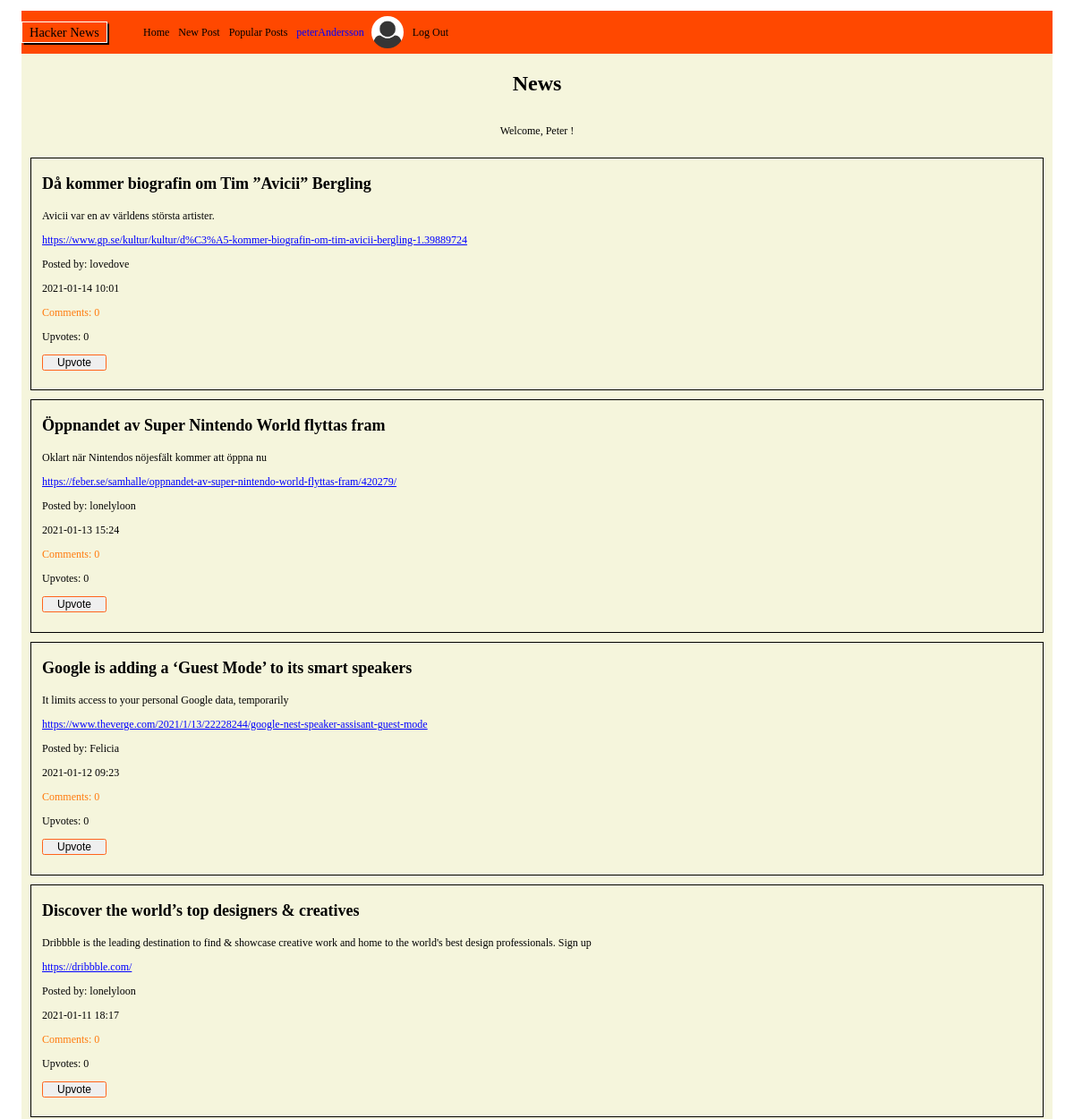
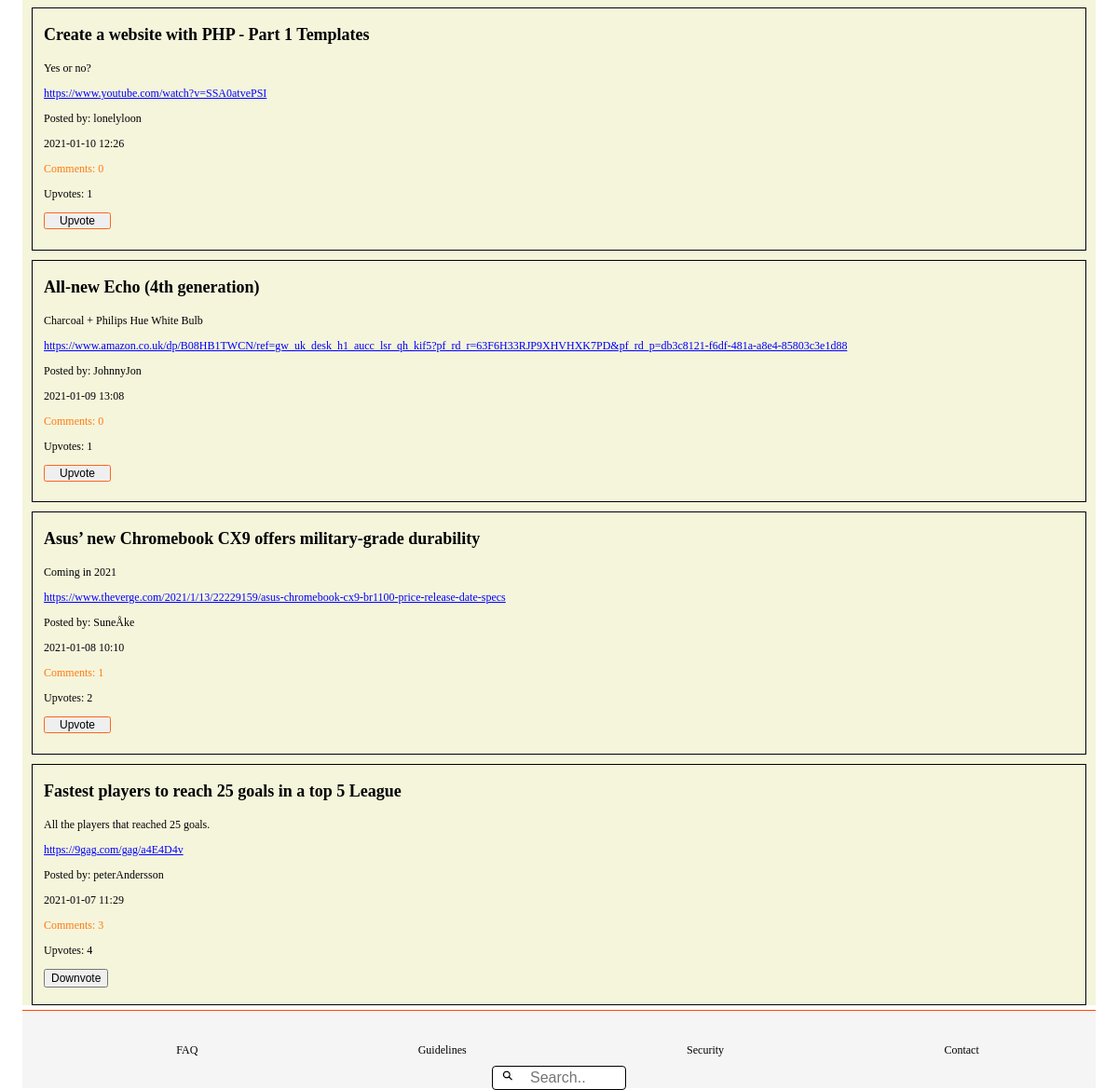
The page /index.php (signed in) on the database its author committed (2 pictures, top to bottom).
### tables this page shows
CREATE TABLE Posts (
	id integer PRIMARY KEY AUTOINCREMENT,
	title string,
	description string,
	post_url varchar,
	post_date datetime,
	user_id varchar,
	user_username varchar
);

CREATE TABLE Users (
	"id" integer PRIMARY KEY AUTOINCREMENT,
	username varchar,
	first_name string,
	last_name string,
	email varchar,
	password varchar,
	avatar varchar,
	biography string
);

### web/config.php (called while the page is built, shortened)
<?php
return [
    'title' => 'News',
    'database_path' => sprintf('sqlite:%s/database/hackernews.db', __DIR__),
];

### web/autoload.php (called while the page is built, shortened)
<?php
$config = require __DIR__ . '/config.php';

### web/functions/postsFunction.php (called while the page is built, shortened)
<?php
function fetchAllPosts($pdo)
{
    $database = ("SELECT * FROM Posts ORDER BY datetime(post_date) DESC");
    $statement = $pdo->prepare($database);
    $statement->execute();
    $fetchPosts = $statement->fetchAll(PDO::FETCH_ASSOC);
    return $fetchPosts;
}

### web/functions/userFunction.php (called while the page is built, shortened)
<?php
function fetchUsernameById($pdo, $id)
{
    $database = 'SELECT username FROM Users WHERE id = :id';
    $statement = $pdo->prepare($database);
    $statement->bindParam(':id', $id);
    $statement->execute();
    $username = $statement->fetch(PDO::FETCH_ASSOC);
    return $username;
}

### web/functions/commentsFunction.php (called while the page is built, shortened)
<?php
function countComments($pdo, $postId)
{
    $statement = $pdo->prepare('SELECT COUNT(*) FROM Comments WHERE post_id = :postId');
    $statement->bindParam(':postId', $postId, PDO::PARAM_INT);
    $statement->execute();
    $comments = $statement->fetch(PDO::FETCH_ASSOC);
    return $comments['COUNT(*)'];
}

### web/functions/upvoteFunctions.php (called while the page is built, shortened)
<?php
function countUpvotes($pdo, $postId)
{
    $database = ('SELECT COUNT(*) FROM Likes WHERE post_id = :postId');
    $statement = $pdo->prepare($database);
    $statement->bindParam(':postId', $postId, PDO::PARAM_INT);
    $statement->execute();
    $upvotes = $statement->fetch(PDO::FETCH_ASSOC);
    return $upvotes['COUNT(*)'];
}
function upvoteUser($pdo, $postId, $userId)
{
    $database = ('SELECT * FROM Likes WHERE post_id = :postId AND user_id = :userId;');
    $statement = $pdo->prepare($database);
    $statement->bindParam(':postId', $postId);
    $statement->bindParam(':userId', $userId);
    $statement->execute();
    $upvoteUser = $statement->fetch(PDO::FETCH_ASSOC);
    return $upvoteUser;
}

### index.php (the view, shortened to what this page needs)
<?php require __DIR__ . '/homepage/header.php'; ?>
<?php require __DIR__ . '/homepage/navbar.php'; ?>
<?php
if (isset($_SESSION['user'])) {
    $user = $_SESSION['user'];
    $userId = $user['id'];
} ?>
<section class="index_page">
    <div class="greeting_user_container">
        <h1 class="index_title"><?php echo $config['title']; ?></h1>
        <p>Welcome,
            <?php if (isset($user)) : ?>
                <?php echo $user['first_name']; ?>
            <?php else : ?>
                Guest
            <?php endif; ?>
            !</p>
    </div>
    <?php $fetchPost = fetchAllPosts($pdo);
    foreach ($fetchPost as $post) : ?>
        <?php $postId = $post['id'];  ?>
        <?php $countComments = countComments($pdo, $postId); ?>
        <?php $countUpvotes = countUpvotes($pdo, $postId); ?>
        <?php if (isset($user)) : ?>
            <?php $upvoteUser = upvoteUser($pdo, $postId, $userId) ?>
        <?php endif; ?>
        <?php $fetchUsername = fetchUsernameById($pdo, $post['user_id']) ?>
        <div class="news_feed">
            <h3 class="index_post_title"> <?php echo $post['title']; ?> </h3>
            <p> <?php echo $post['description']; ?> </p>
            <a class="url_link" href="<?php echo $post['post_url'] ?> "> <?php echo $post['post_url']; ?> </a>
            <p> Posted by: <?php echo $fetchUsername['username']; ?> </p>
            <p> <?php echo $post['post_date']; ?> </p>
            <div class="upvotes_comments">
                <a class="index_comments" href="comments.php?id= <?php echo $post['id']; ?> "> Comments: <?php echo $countComments; ?> </a>
            </div>
            <div>
                <form action="web/post/upvote.php" method="post">
                    <p class="index_upvotes">Upvotes: <?php echo $countUpvotes; ?></p>
                    <?php if (isset($_SESSION['user'])) : ?>
                        <?php if (is_array($upvoteUser)) : ?>
                            <button class="downvote_button" type="submit">Downvote</button>
                        <?php else : ?>
                            <button class="upvote_button" type="submit">Upvote</button>
                        <?php endif; ?>
                    <?php endif; ?>
                </form>
            </div>
        </div>
    <?php endforeach; ?>
</section>
<?php require __DIR__ . '/homepage/footer.php'; ?>

### css assests/index.css (style rules this page uses)
* { box-sizing: border-box; font-size: 12px; }
body { height: 100%; margin: 0; padding-top: 1rem; padding-left: 2rem; padding-right: 2rem; }
.index_page { background-color: beige; height: 100%; }
.greeting_user_container { display: flex; flex-direction: column; background-color: #ffffff; background-color: beige; justify-content: center; align-items: center; }
.news_feed { margin: 10px; margin-bottom: 5px; min-height: 15vh; padding-bottom: 1.5rem; padding-left: 1rem; border: solid 1px black; }
.index_title { font-size: 2rem; }
.index_comments { text-decoration: none; color: rgb(255, 122, 13); }
.upvote_button { font-size: 1rem; height: 1.5rem; border: solid 1px rgb(255, 100, 28); border-radius: 0.2rem; margin-bottom: 0.3rem; margin-right: 0.3rem; width: 6rem; }
.index_post_title { font-size: 1.5rem; }
.url_link { color: blue; text-decoration: underline; }

### css assests/navBar.css (style rules this page uses)
a { text-decoration: none; color: black; }

### rows shown on the page
posts: title "Då kommer biografin om Tim ”Avicii” Bergling", description "Avicii var en av världens största artister.", post_url "https://www.gp.se/kultur/kultur/d%C3%A5-kommer-biografin-om-tim-avicii-bergling-1.39889724", user.username "lovedove", post_date "2021-01-14 10:01", countComments "0", countUpvotes "0"
posts: title "Öppnandet av Super Nintendo World flyttas fram", description "Oklart när Nintendos nöjesfält kommer att öppna nu", post_url "https://feber.se/samhalle/oppnandet-av-super-nintendo-world-flyttas-fram/420279/", user.username "lonelyloon", post_date "2021-01-13 15:24", countComments "0", countUpvotes "0"
posts: title "Google is adding a ‘Guest Mode’ to its smart speakers", description "It limits access to your personal Google data, temporarily", post_url "https://www.theverge.com/2021/1/13/22228244/google-nest-speaker-assisant-guest-mode", user.username "Felicia", post_date "2021-01-12 09:23", countComments "0", countUpvotes "0"
posts: title "Discover the world’s top designers & creatives", description "Dribbble is the leading destination to find & showcase creative work and home to the world's best design professionals. Sign up", post_url "https://dribbble.com/", user.username "lonelyloon", post_date "2021-01-11 18:17", countComments "0", countUpvotes "0"
posts: title "Create a website with PHP - Part 1 Templates", description "Yes or no?", post_url "https://www.youtube.com/watch?v=SSA0atvePSI", user.username "lonelyloon", post_date "2021-01-10 12:26", countComments "0", countUpvotes "1"
posts: title "All-new Echo (4th generation)", description "Charcoal + Philips Hue White Bulb", post_url "https://www.amazon.co.uk/dp/B08HB1TWCN/ref=gw_uk_desk_h1_aucc_lsr_qh_kif5?pf_rd_r=63F6H33RJP9XHVHXK7PD&pf_rd_p=db3c8121-f6df-481a-a8e4-85803c3e1d88", user.username "JohnnyJon", post_date "2021-01-09 13:08", countComments "0", countUpvotes "1"
posts: title "Asus’ new Chromebook CX9 offers military-grade durability", description "Coming in 2021", post_url "https://www.theverge.com/2021/1/13/22229159/asus-chromebook-cx9-br1100-price-release-date-specs", user.username "SuneÅke", post_date "2021-01-08 10:10", countComments "1", countUpvotes "2"
posts: title "Fastest players to reach 25 goals in a top 5 League", description "All the players that reached 25 goals.", post_url "https://9gag.com/gag/a4E4D4v", user.username "peterAndersson", post_date "2021-01-07 11:29", countComments "3", countUpvotes "4"

### other values the page prints
$user['username'] "peterAndersson"
$config['title'] "News"
$user['first_name'] "Peter"
